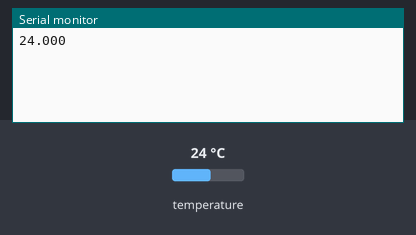
Simulated run of this sketch. Board: Arduino Uno, built with avr-gcc and run on an emulated ATmega328P. Parts: the last lines printed to the serial monitor. Inputs (shaded band) come from the test bench; at power-on: temperature 24 °C.

Above: at 3.2 s.
3.3 s: temperature set to 12 °C
At 4.7 s:
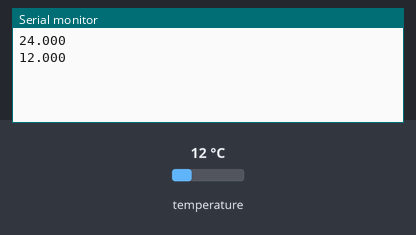
5.2 s: temperature set to 19 °C
At 6.3 s:
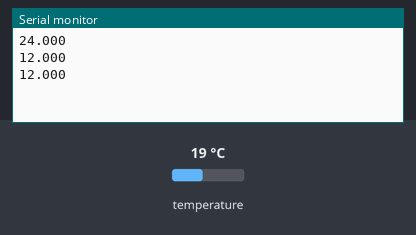
Timing chart, 0 to 8.2 s (numbered marks = the images above; inputs shaded):
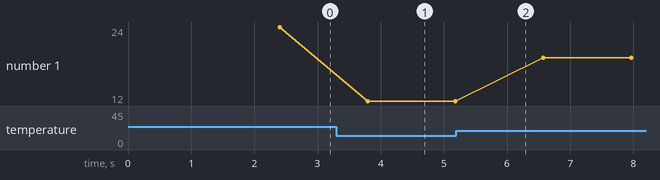

Measured:
- after the input at 3.3 s, the serial monitor: prints a new line after 0.49 s (image 1)
- plotted number 1: 24 → 12 after the input at 3.3 s, 12 → 19 after the input at 5.2 s

The sketch:

suhu_DS18B20.ino
```cpp
//#include <LiquidCrystal_I2C.h> // Memanggil library LCD
#include <OneWire.h> //Memanggil library OneWire yang diperlukan sebagai dependensi library Dallas Temperature
#include <DallasTemperature.h> // Memanggil library Dallas Temperature
#define ONE_WIRE_BUS 23  // Menempatkan PIN hasil pembacaan sensor DS18B20 pada PIN 3.
   //Disebut One Wire karena kita bisa menempatkan sensor DS18B20 lain pada PIN yang sama
//LiquidCrystal_I2C lcd(0x27, 16, 2); // Mengatur alamat LCD dan dimensi LCD, yaitu 20 kolom dan 4 baris

OneWire oneWire(ONE_WIRE_BUS); //Membuat variabel oneWire berdasarkan PIN yang telah didefinisikan
DallasTemperature sensor(&oneWire); //Membuat variabel untuk menyimpan hasil pengukuran
float suhuDS18B20; //deklarasi variable suhu DS18B20 dengan jenis data float

void setup(void)
{
//  lcd.init();
//  lcd.backlight();
//  lcd.setCursor(0, 0);
//  lcd.print("PROGRESSTECH");
//  lcd.setCursor(0, 1);
//  lcd.print("Protus");
  Serial.begin(115200); //Menginisiasikan setup kecepatan komunikasi
  sensor.begin();      //Menginisiasikan sensor One-Wire DS18B20
  delay(2000);
}

void loop(void)
{
  //sensor.setResolution(9);  // Sebelum melakukan pengukuran, atur resolusinya
  //sensor.setResolution(10);
  sensor.setResolution(11);
//  sensor.setResolution(12);
  sensor.requestTemperatures();  // Perintah konversi suhu
  suhuDS18B20 = sensor.getTempCByIndex(0);  //Membaca data suhu dari sensor #0 dan mengkonversikannya ke nilai Celsius
  // suhuDS18B20 = (suhuDS18B20*9/5) + 32;
  // suhuDS18B20 = suhuDS18B20 = 273.15;
  //Serial.println(suhuDS18B20, 1);  //Presisi 1 digit
  //Serial.println(suhuDS18B20, 2);  //Presisi 2 digit
  Serial.println(suhuDS18B20, 3);  //Presisi 3 digit
//  Serial.println(suhuDS18B20, 4);  //Presisi 4 digit
//  lcd.clear();
//  lcd.setCursor(0, 0);
//  lcd.print("Temp:");
//  lcd.setCursor(6, 0);
//  lcd.print(suhuDS18B20, 4);
//  lcd.print((char)223);
//  lcd.print("C");
  delay(1000);    //delay 1 detik (1000 miliseconds)
}
```
